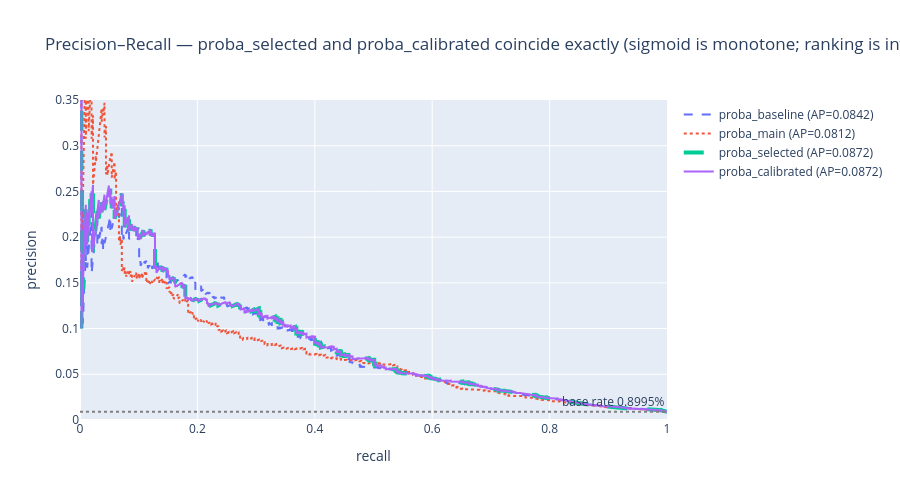

Source (notebook cell):
### Markdown cell above
## PR curve

### Code cell
fig = go.Figure()
styles = {"proba_baseline": dict(dash="dash"), "proba_main": dict(dash="dot"),
          "proba_selected": dict(dash="longdash", width=4),
          "proba_calibrated": dict(dash="solid", width=2)}
for c in PROBA_COLS:
    prec, rec, _ = precision_recall_curve(y_test, test_pred[c])
    ap = average_precision_score(y_test, test_pred[c])
    fig.add_trace(go.Scatter(x=rec, y=prec, mode="lines",
                             name=f"{c} (AP={ap:.4f})", line=styles[c]))
fig.add_hline(y=BASE_RATE, line=dict(dash="dot", color="grey"),
              annotation_text=f"base rate {BASE_RATE:.4%}")
fig.update_layout(
    title=("Precision–Recall — proba_selected and proba_calibrated coincide exactly "
           "(sigmoid is monotone; ranking is invariant)"),
    xaxis_title="recall", yaxis_title="precision",
    yaxis_range=[0, 0.35], height=500)
fig.show()

### Figure 1 — Plotly figure (JSON) as saved in the notebook; plotly's stock layout.template omitted (floating-point values rounded to 4 significant figures; data arrays with more than 128 entries replaced by an {"elided": "..."} marker saying what was removed)
{"data": [{"line": {"dash": "dash"}, "mode": "lines", "name": "proba_baseline (AP=0.0842)", "type": "scatter", "x": {"elided": "45247 float values"}, "y": {"elided": "45247 float values"}}, {"line": {"dash": "dot"}, "mode": "lines", "name": "proba_main (AP=0.0812)", "type": "scatter", "x": {"elided": "42991 float values"}, "y": {"elided": "42991 float values"}}, {"line": {"dash": "longdash", "width": 4}, "mode": "lines", "name": "proba_selected (AP=0.0872)", "type": "scatter", "x": {"elided": "45247 float values"}, "y": {"elided": "45247 float values"}}, {"line": {"dash": "solid", "width": 2}, "mode": "lines", "name": "proba_calibrated (AP=0.0872)", "type": "scatter", "x": {"elided": "45247 float values"}, "y": {"elided": "45247 float values"}}], "layout": {"annotations": [{"showarrow": false, "text": "base rate 0.8995%", "x": 1, "xanchor": "right", "xref": "x domain", "y": 0.008995, "yanchor": "bottom", "yref": "y"}], "height": 500, "shapes": [{"line": {"color": "grey", "dash": "dot"}, "type": "line", "x0": 0, "x1": 1, "xref": "x domain", "y0": 0.008995, "y1": 0.008995, "yref": "y"}], "title": {"text": "Precision–Recall — proba_selected and proba_calibrated coincide exactly (sigmoid is monotone; ranking is invariant)"}, "xaxis": {"title": {"text": "recall"}}, "yaxis": {"range": [0, 0.35], "title": {"text": "precision"}}}}
